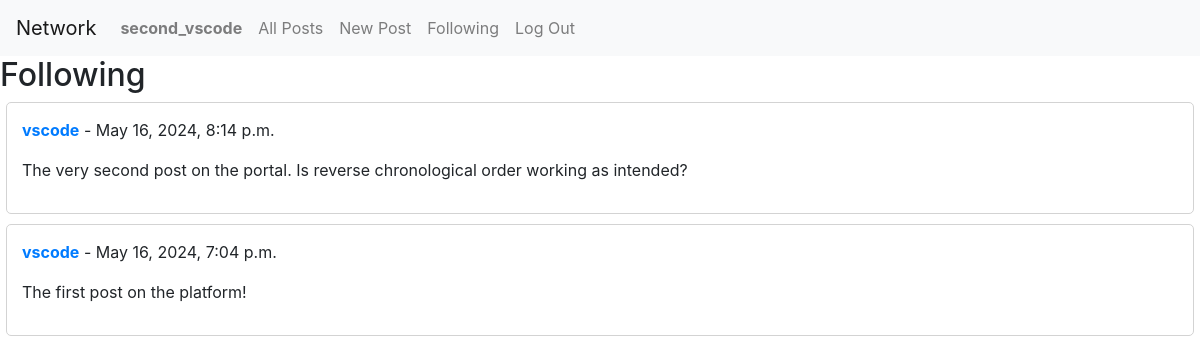
The app's page /following/ (signed in) with its own data.
### network/models.py (models this page shows, shortened)
class User(AbstractUser):
    pass

class Post(models.Model):
    user = models.ForeignKey(get_user_model(), on_delete=models.CASCADE, related_name='posts')
    content = models.TextField()
    timestamp = models.DateTimeField(auto_now_add=True)

### network/views.py (the view)
# urls.py: path("following/", views.following, name="following"),
@login_required
def following(request):
    followed_users = Following.objects.filter(user=request.user).values_list('followed_user', flat=True)
    posts_list = Post.objects.filter(user__in=followed_users).order_by('-timestamp')
    paginator = Paginator(posts_list, 10)  # Show 10 posts per page
    page_number = request.GET.get('page')  # Get page number from query parameters
    page_obj = paginator.get_page(page_number)
    return render(request, 'network/following.html', {'page_obj': page_obj})

### network/templates/network/following.html (shortened to what this page needs)
{% extends "network/layout.html" %}
{% block body %}
    <h2>Following</h2>
    {% if page_obj.object_list %}
        {% for post in page_obj %}
            <div class="post-container">
                <div class="post">
                    <p>
                        <strong><a href="{% url 'profile' post.user.username %}">
                            {{ post.user.username }}</a></strong>
                        - {{ post.timestamp }}
                    </p>
                    <p>{{ post.content }}</p>
                </div>
            </div>
        {% endfor %}
    {% else %}
        <p>You are not following any users yet.</p>
    {% endif %}
{% endblock %}

### network/templates/network/layout.html (shortened to what this page needs)
{% load static %}
<!DOCTYPE html>
<html lang="en">
    <head>
        <link rel="stylesheet" href="https://stackpath.bootstrapcdn.com/bootstrap/4.4.1/css/bootstrap.min.css">
        <link href="{% static 'network/styles.css' %}" rel="stylesheet">
    </head>
    <body>
        <nav class="navbar navbar-expand-lg navbar-light bg-light">
            <a class="navbar-brand" href="#">Network</a>
            <div>
              <ul class="navbar-nav mr-auto">
                {% if user.is_authenticated %}
                    <li class="nav-item">
                        <a class="nav-link" href="#"><strong>{{ user.username }}</strong></a>
                    </li>
                {% endif %}
                <li class="nav-item">
                  <a class="nav-link" href="{% url 'index' %}">All Posts</a>
                </li>
                {% if user.is_authenticated %}
                    <li class="nav-item">
                        <a class="nav-link" href="{% url 'new_post' %}">New Post</a>
                    </li>
                    <li class="nav-item">
                        <a class="nav-link" href="{% url 'following' %}">Following</a>
                    </li>
                    <li class="nav-item">
                        <a class="nav-link" href="{% url 'logout' %}">Log Out</a>
                    </li>
                {% endif %}
              </ul>
            </div>
          </nav>
        <div class="body">
            {% block body %}
            {% endblock %}
        </div>
    </body>
</html>

### network/static/network/styles.css (style rules this page uses)
.post { border: 1px solid lightgray; padding: 15px; margin-bottom: 10px; border-radius: 5px; max-width: 99vw; margin-left: auto; margin-right: auto; }

### records on screen
User: username "second_vscode"
Post: user.username "vscode", timestamp "May 16, 2024, 8:14 p.m.", content "The very second post on the portal. Is reverse chronological order working as intended?"
Post: user.username "vscode", timestamp "May 16, 2024, 7:04 p.m.", content "The first post on the platform!"
